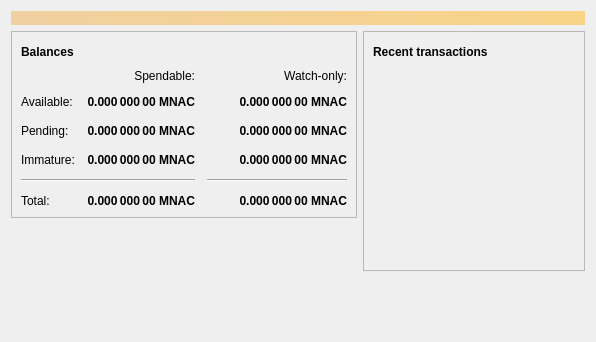
<?xml version="1.0" encoding="UTF-8"?>
<ui version="4.0">
 <class>OverviewPage</class>
 <widget class="QWidget" name="OverviewPage">
  <property name="geometry">
   <rect>
    <x>0</x>
    <y>0</y>
    <width>596</width>
    <height>342</height>
   </rect>
  </property>
  <property name="windowTitle">
   <string>Form</string>
  </property>
  <layout class="QVBoxLayout" name="topLayout">
   <item>
    <widget class="QLabel" name="labelAlerts">
     <property name="visible">
      <bool>false</bool>
     </property>
     <property name="styleSheet">
      <string notr="true">QLabel { background-color: qlineargradient(x1: 0, y1: 0, x2: 1, y2: 0, stop:0 #F0D0A0, stop:1 #F8D488); color:#000000; }</string>
     </property>
     <property name="wordWrap">
      <bool>true</bool>
     </property>
     <property name="margin">
      <number>3</number>
     </property>
     <property name="textInteractionFlags">
      <set>Qt::TextSelectableByMouse</set>
     </property>
    </widget>
   </item>
   <item>
    <layout class="QHBoxLayout" name="horizontalLayout" stretch="1,1">
     <item>
      <layout class="QVBoxLayout" name="verticalLayout_2">
       <item>
        <widget class="QFrame" name="frame">
         <property name="frameShape">
          <enum>QFrame::StyledPanel</enum>
         </property>
         <property name="frameShadow">
          <enum>QFrame::Raised</enum>
         </property>
         <layout class="QVBoxLayout" name="verticalLayout_4">
          <item>
           <layout class="QHBoxLayout" name="horizontalLayout_4">
            <item>
             <widget class="QLabel" name="label_5">
              <property name="font">
               <font>
                <weight>75</weight>
                <bold>true</bold>
               </font>
              </property>
              <property name="text">
               <string>Balances</string>
              </property>
             </widget>
            </item>
            <item>
             <widget class="QPushButton" name="labelWalletStatus">
              <property name="enabled">
               <bool>true</bool>
              </property>
              <property name="maximumSize">
               <size>
                <width>30</width>
                <height>16777215</height>
               </size>
              </property>
              <property name="toolTip">
               <string>The displayed information may be out of date. Your wallet automatically synchronizes with the Maniacoin network after a connection is established, but this process has not completed yet.</string>
              </property>
              <property name="text">
               <string/>
              </property>
              <property name="icon">
               <iconset resource="../bitcoin.qrc">
                <normaloff>:/icons/warning</normaloff>
                <disabledoff>:/icons/warning</disabledoff>:/icons/warning</iconset>
              </property>
              <property name="iconSize">
               <size>
                <width>24</width>
                <height>24</height>
               </size>
              </property>
              <property name="flat">
               <bool>true</bool>
              </property>
             </widget>
            </item>
            <item>
             <spacer name="horizontalSpacer_3">
              <property name="orientation">
               <enum>Qt::Horizontal</enum>
              </property>
              <property name="sizeHint" stdset="0">
               <size>
                <width>40</width>
                <height>20</height>
               </size>
              </property>
             </spacer>
            </item>
           </layout>
          </item>
          <item>
           <layout class="QGridLayout" name="gridLayout">
            <property name="spacing">
             <number>12</number>
            </property>
            <item row="2" column="2">
             <widget class="QLabel" name="labelWatchPending">
              <property name="font">
               <font>
                <weight>75</weight>
                <bold>true</bold>
               </font>
              </property>
              <property name="cursor">
               <cursorShape>IBeamCursor</cursorShape>
              </property>
              <property name="toolTip">
               <string>Unconfirmed transactions to watch-only addresses</string>
              </property>
              <property name="text">
               <string notr="true">0.000 000 00 MNAC</string>
              </property>
              <property name="alignment">
               <set>Qt::AlignRight|Qt::AlignTrailing|Qt::AlignVCenter</set>
              </property>
              <property name="textInteractionFlags">
               <set>Qt::LinksAccessibleByMouse|Qt::TextSelectableByKeyboard|Qt::TextSelectableByMouse</set>
              </property>
             </widget>
            </item>
            <item row="2" column="1">
             <widget class="QLabel" name="labelUnconfirmed">
              <property name="font">
               <font>
                <weight>75</weight>
                <bold>true</bold>
               </font>
              </property>
              <property name="cursor">
               <cursorShape>IBeamCursor</cursorShape>
              </property>
              <property name="toolTip">
               <string>Total of transactions that have yet to be confirmed, and do not yet count toward the spendable balance</string>
              </property>
              <property name="text">
               <string notr="true">0.000 000 00 MNAC</string>
              </property>
              <property name="alignment">
               <set>Qt::AlignRight|Qt::AlignTrailing|Qt::AlignVCenter</set>
              </property>
              <property name="textInteractionFlags">
               <set>Qt::LinksAccessibleByMouse|Qt::TextSelectableByKeyboard|Qt::TextSelectableByMouse</set>
              </property>
             </widget>
            </item>
            <item row="3" column="2">
             <widget class="QLabel" name="labelWatchImmature">
              <property name="font">
               <font>
                <weight>75</weight>
                <bold>true</bold>
               </font>
              </property>
              <property name="cursor">
               <cursorShape>IBeamCursor</cursorShape>
              </property>
              <property name="toolTip">
               <string>Mined balance in watch-only addresses that has not yet matured</string>
              </property>
              <property name="text">
               <string notr="true">0.000 000 00 MNAC</string>
              </property>
              <property name="alignment">
               <set>Qt::AlignRight|Qt::AlignTrailing|Qt::AlignVCenter</set>
              </property>
              <property name="textInteractionFlags">
               <set>Qt::LinksAccessibleByMouse|Qt::TextSelectableByKeyboard|Qt::TextSelectableByMouse</set>
              </property>
             </widget>
            </item>
            <item row="4" column="0" colspan="2">
             <widget class="Line" name="line">
              <property name="orientation">
               <enum>Qt::Horizontal</enum>
              </property>
             </widget>
            </item>
            <item row="4" column="2">
             <widget class="Line" name="lineWatchBalance">
              <property name="sizePolicy">
               <sizepolicy hsizetype="Preferred" vsizetype="Fixed">
                <horstretch>0</horstretch>
                <verstretch>0</verstretch>
               </sizepolicy>
              </property>
              <property name="minimumSize">
               <size>
                <width>140</width>
                <height>0</height>
               </size>
              </property>
              <property name="orientation">
               <enum>Qt::Horizontal</enum>
              </property>
             </widget>
            </item>
            <item row="5" column="0">
             <widget class="QLabel" name="labelTotalText">
              <property name="text">
               <string>Total:</string>
              </property>
             </widget>
            </item>
            <item row="3" column="1">
             <widget class="QLabel" name="labelImmature">
              <property name="font">
               <font>
                <weight>75</weight>
                <bold>true</bold>
               </font>
              </property>
              <property name="cursor">
               <cursorShape>IBeamCursor</cursorShape>
              </property>
              <property name="toolTip">
               <string>Mined balance that has not yet matured</string>
              </property>
              <property name="text">
               <string notr="true">0.000 000 00 MNAC</string>
              </property>
              <property name="alignment">
               <set>Qt::AlignRight|Qt::AlignTrailing|Qt::AlignVCenter</set>
              </property>
              <property name="textInteractionFlags">
               <set>Qt::LinksAccessibleByMouse|Qt::TextSelectableByKeyboard|Qt::TextSelectableByMouse</set>
              </property>
             </widget>
            </item>
            <item row="2" column="3">
             <spacer name="horizontalSpacer_2">
              <property name="orientation">
               <enum>Qt::Horizontal</enum>
              </property>
              <property name="sizeHint" stdset="0">
               <size>
                <width>40</width>
                <height>20</height>
               </size>
              </property>
             </spacer>
            </item>
            <item row="3" column="0">
             <widget class="QLabel" name="labelImmatureText">
              <property name="text">
               <string>Immature:</string>
              </property>
             </widget>
            </item>
            <item row="5" column="1">
             <widget class="QLabel" name="labelTotal">
              <property name="font">
               <font>
                <weight>75</weight>
                <bold>true</bold>
               </font>
              </property>
              <property name="cursor">
               <cursorShape>IBeamCursor</cursorShape>
              </property>
              <property name="toolTip">
               <string>Your current total balance</string>
              </property>
              <property name="text">
               <string notr="true">0.000 000 00 MNAC</string>
              </property>
              <property name="alignment">
               <set>Qt::AlignRight|Qt::AlignTrailing|Qt::AlignVCenter</set>
              </property>
              <property name="textInteractionFlags">
               <set>Qt::LinksAccessibleByMouse|Qt::TextSelectableByKeyboard|Qt::TextSelectableByMouse</set>
              </property>
             </widget>
            </item>
            <item row="5" column="2">
             <widget class="QLabel" name="labelWatchTotal">
              <property name="font">
               <font>
                <weight>75</weight>
                <bold>true</bold>
               </font>
              </property>
              <property name="cursor">
               <cursorShape>IBeamCursor</cursorShape>
              </property>
              <property name="toolTip">
               <string>Current total balance in watch-only addresses</string>
              </property>
              <property name="text">
               <string notr="true">0.000 000 00 MNAC</string>
              </property>
              <property name="alignment">
               <set>Qt::AlignRight|Qt::AlignTrailing|Qt::AlignVCenter</set>
              </property>
              <property name="textInteractionFlags">
               <set>Qt::LinksAccessibleByMouse|Qt::TextSelectableByKeyboard|Qt::TextSelectableByMouse</set>
              </property>
             </widget>
            </item>
            <item row="0" column="2">
             <widget class="QLabel" name="labelWatchonly">
              <property name="text">
               <string>Watch-only:</string>
              </property>
              <property name="alignment">
               <set>Qt::AlignRight|Qt::AlignTrailing|Qt::AlignVCenter</set>
              </property>
             </widget>
            </item>
            <item row="1" column="0">
             <widget class="QLabel" name="labelBalanceText">
              <property name="text">
               <string>Available:</string>
              </property>
             </widget>
            </item>
            <item row="1" column="1">
             <widget class="QLabel" name="labelBalance">
              <property name="font">
               <font>
                <weight>75</weight>
                <bold>true</bold>
               </font>
              </property>
              <property name="cursor">
               <cursorShape>IBeamCursor</cursorShape>
              </property>
              <property name="toolTip">
               <string>Your current spendable balance</string>
              </property>
              <property name="text">
               <string notr="true">0.000 000 00 MNAC</string>
              </property>
              <property name="alignment">
               <set>Qt::AlignRight|Qt::AlignTrailing|Qt::AlignVCenter</set>
              </property>
              <property name="textInteractionFlags">
               <set>Qt::LinksAccessibleByMouse|Qt::TextSelectableByKeyboard|Qt::TextSelectableByMouse</set>
              </property>
             </widget>
            </item>
            <item row="1" column="2">
             <widget class="QLabel" name="labelWatchAvailable">
              <property name="font">
               <font>
                <weight>75</weight>
                <bold>true</bold>
               </font>
              </property>
              <property name="cursor">
               <cursorShape>IBeamCursor</cursorShape>
              </property>
              <property name="toolTip">
               <string>Your current balance in watch-only addresses</string>
              </property>
              <property name="text">
               <string notr="true">0.000 000 00 MNAC</string>
              </property>
              <property name="alignment">
               <set>Qt::AlignRight|Qt::AlignTrailing|Qt::AlignVCenter</set>
              </property>
              <property name="textInteractionFlags">
               <set>Qt::LinksAccessibleByMouse|Qt::TextSelectableByKeyboard|Qt::TextSelectableByMouse</set>
              </property>
             </widget>
            </item>
            <item row="2" column="0">
             <widget class="QLabel" name="labelPendingText">
              <property name="text">
               <string>Pending:</string>
              </property>
             </widget>
            </item>
            <item row="0" column="1">
             <widget class="QLabel" name="labelSpendable">
              <property name="text">
               <string>Spendable:</string>
              </property>
              <property name="alignment">
               <set>Qt::AlignRight|Qt::AlignTrailing|Qt::AlignVCenter</set>
              </property>
             </widget>
            </item>
           </layout>
          </item>
         </layout>
        </widget>
       </item>
       <item>
        <spacer name="verticalSpacer">
         <property name="orientation">
          <enum>Qt::Vertical</enum>
         </property>
         <property name="sizeHint" stdset="0">
          <size>
           <width>20</width>
           <height>40</height>
          </size>
         </property>
        </spacer>
       </item>
      </layout>
     </item>
     <item>
      <layout class="QVBoxLayout" name="verticalLayout_3">
       <item>
        <widget class="QFrame" name="frame_2">
         <property name="frameShape">
          <enum>QFrame::StyledPanel</enum>
         </property>
         <property name="frameShadow">
          <enum>QFrame::Raised</enum>
         </property>
         <layout class="QVBoxLayout" name="verticalLayout">
          <item>
           <layout class="QHBoxLayout" name="horizontalLayout_2">
            <item>
             <widget class="QLabel" name="label_4">
              <property name="font">
               <font>
                <weight>75</weight>
                <bold>true</bold>
               </font>
              </property>
              <property name="text">
               <string>Recent transactions</string>
              </property>
             </widget>
            </item>
            <item>
             <widget class="QPushButton" name="labelTransactionsStatus">
              <property name="enabled">
               <bool>true</bool>
              </property>
              <property name="maximumSize">
               <size>
                <width>30</width>
                <height>16777215</height>
               </size>
              </property>
              <property name="toolTip">
               <string>The displayed information may be out of date. Your wallet automatically synchronizes with the Maniacoin network after a connection is established, but this process has not completed yet.</string>
              </property>
              <property name="text">
               <string/>
              </property>
              <property name="icon">
               <iconset resource="../bitcoin.qrc">
                <normaloff>:/icons/warning</normaloff>
                <disabledoff>:/icons/warning</disabledoff>:/icons/warning</iconset>
              </property>
              <property name="iconSize">
               <size>
                <width>24</width>
                <height>24</height>
               </size>
              </property>
              <property name="flat">
               <bool>true</bool>
              </property>
             </widget>
            </item>
            <item>
             <spacer name="horizontalSpacer">
              <property name="orientation">
               <enum>Qt::Horizontal</enum>
              </property>
              <property name="sizeHint" stdset="0">
               <size>
                <width>40</width>
                <height>20</height>
               </size>
              </property>
             </spacer>
            </item>
           </layout>
          </item>
          <item>
           <widget class="QListView" name="listTransactions">
            <property name="styleSheet">
             <string notr="true">QListView { background: transparent; }</string>
            </property>
            <property name="frameShape">
             <enum>QFrame::NoFrame</enum>
            </property>
            <property name="verticalScrollBarPolicy">
             <enum>Qt::ScrollBarAlwaysOff</enum>
            </property>
            <property name="horizontalScrollBarPolicy">
             <enum>Qt::ScrollBarAlwaysOff</enum>
            </property>
            <property name="selectionMode">
             <enum>QAbstractItemView::NoSelection</enum>
            </property>
           </widget>
          </item>
         </layout>
        </widget>
       </item>
       <item>
        <spacer name="verticalSpacer_2">
         <property name="orientation">
          <enum>Qt::Vertical</enum>
         </property>
         <property name="sizeHint" stdset="0">
          <size>
           <width>20</width>
           <height>40</height>
          </size>
         </property>
        </spacer>
       </item>
      </layout>
     </item>
    </layout>
   </item>
  </layout>
 </widget>
 <resources/>
 <connections/>
</ui>
